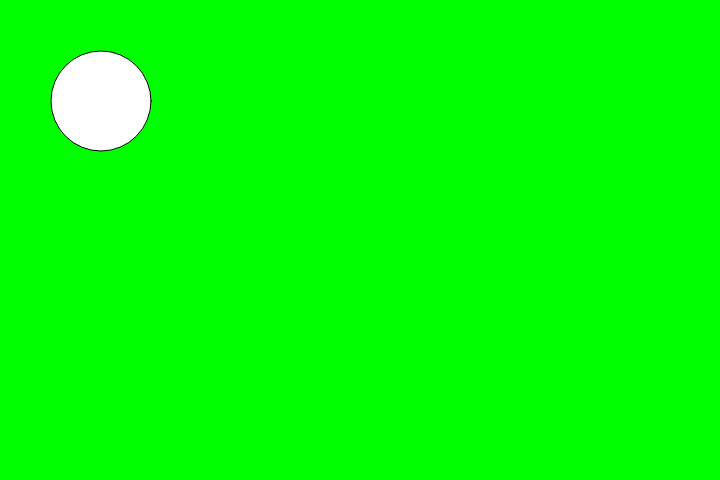
Frame 1 (no input)
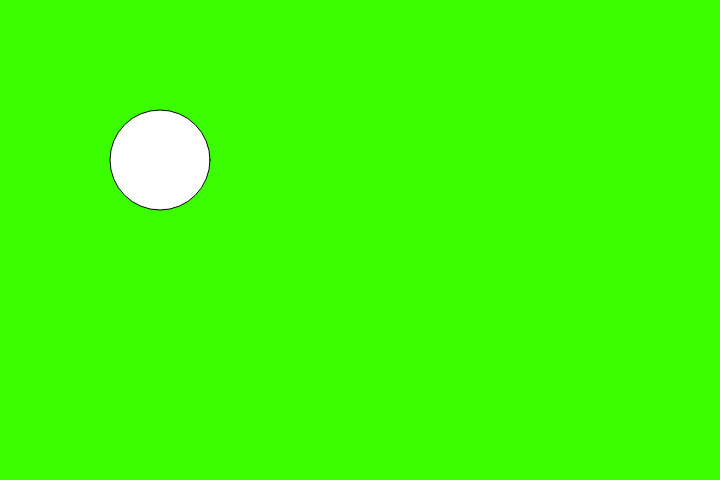
Frame 60 (no input)
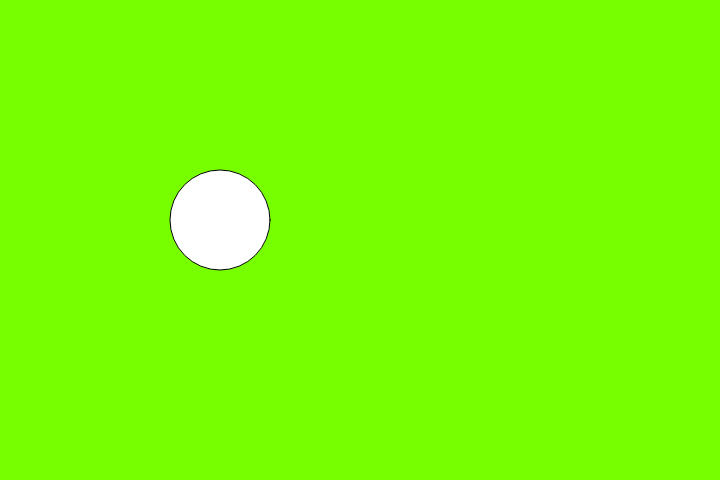
Frame 120 (the mouse pressed at the canvas centre since frame 60)

The p5.js sketch that drew these frames (run headless with seeded random() and noise() and a simulated clock; from frame 60 on, the mouse is pressed at the canvas centre):

// p5.js sketch
// ── sketch.js
var r=0;

var x;
var y;

function setup(){
    createCanvas(720,480);
    x=100;
    y=100;
}

function draw(){
    background(r,255,0);//this sets the background
  /*
  multline comment
  */
    r=r+1;
    r=r%255;//modulo operator

    x=x+1;
    y=y+1;
    
    x=x%720;
    y=y%480;

    circle(x,y,100);

}

// ── script.js
var x;//declaration
//x is undefined
x=1;//defintion
x=undefined;

var y;//declaration
y="Hello World!";//data type string
var z= "Adam said\"this is true\"";
z= 'Adam\'s said "this is true"';

var a=true;//boolean data type
a=false;
var False;//holds the value undefined
a=False;//assign the value held in False to a
False="haha";//assign the a string to False

var thing={};//object
var nothing=null;

var two=1 + 1;
two=3;

z + two;//+



// ── style.css
body{
    background-color: darkseagreen;
}
ol.c{
    list-style-type: upper-roman;
}
p{
    font-family: 'Roboto', sans-serif;
}
h1{
    font-family: 'Roboto', sans-serif;
    text-align: center;
}
h3{
    font-family: 'Roboto', sans-serif;
}
li{
    font-family: 'Roboto', sans-serif;
}
img{
    position: absolute;
width: 460px;
height: 345px;
right: 200px;
top: 93px;}
